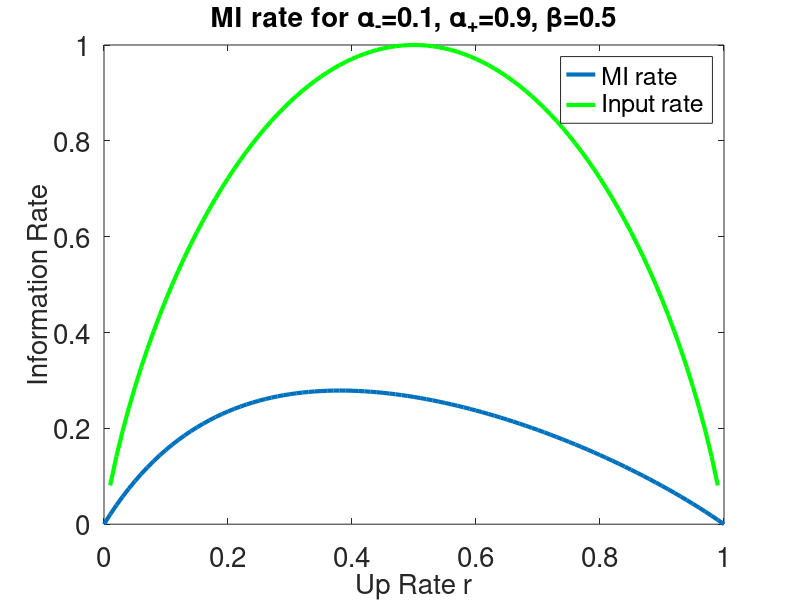
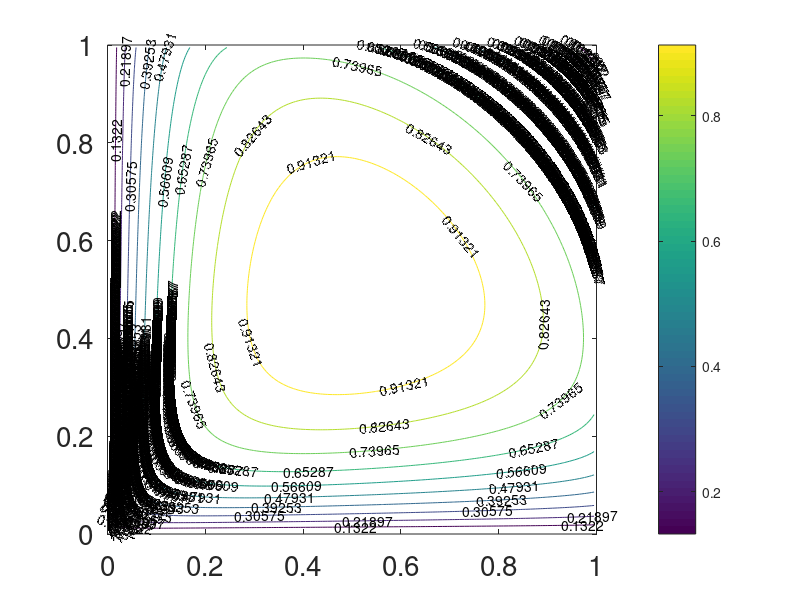

Source code (MATLAB) for these figures, in order: (Note: a time limit stopped this script after it produced the figures.)
%% Two state channel model with output Y given by (0/Unbound, 1/Bound) and
% input X given by (0/Low, 1/High).  
%
% Calculate the discrete time transition matrix, and bounds on the mutual
% information rates.  
%
% Background.  The mutual information rate is
%
% MI(X,Y) = H(X)+H(Y)-H(X,Y)
%
% We take X to be a Markov process with transition probabilities 
%
% X=0->X=1 w.pr. r (per time step)
% X=1->X=0 w.pr. s (per time step)
% 
% Therefore H(X) is a known function of r and s.
%
% The transition matrix for X is [r,1-r; s,1-s]. (Rows summing to one.)
%
% The steady state distribution for X is

px0=@(r,s)s./(r+s); % probability that X=0 (low concentration)
px1=@(r,s)r./(r+s); % probability that X=1 (high concentration)

% The binary entropy function is 

phi2=@(p)(p.*log2(1./p)+(1-p).*log2(1./(1-p))); % entropy is measured in bits

% The entropy rate of X is 

HX=@(r,s)px0(r,s).*phi2(r)+px1(r,s).*phi2(s); % standard entropy rate for 2-state Markov process

%% Check
rvec=linspace(0,1,201); % r-grid for plotting
svec=linspace(0,1,200); % s-grid for plotting
[rplot,splot]=meshgrid(rvec,svec);
HXplot=HX(rplot,splot);
figure
[c,h]=contour(rplot,splot,HXplot);
clabel(c,h);
axis equal,axis tight,axis([0 1 0 1])
colorbar
set(gca,'FontSize',20)

%% The joint process. 
% (X-index shifted by 1 to match notation in our paper, which was chosen to
% match the notation in the Berger papers.  The joint Markov process is
% then (X(t+1),Y(t))->(X(t+2),Y(t+1)).
%
% For notation we use X=0(Low) or X=1(High) and Y=0(Unbound) or Y=1(Bound).
%
% The output Y has transition probability Y(t)=0->Y(t+1)=1 that depends on
% the value of X(t+1).  We assume the transition probability
% Y(t)=1->Y(t+1)=0 is independent of X(t+1).  In the general case, we have the following.
% If X(t+1)=0 then Pr(Y(t+1)=1 | Y(t)=0) = alo, and Pr(Y(t+1)=0 | Y(t)=0) = 1-alo.
% If X(t+1)=1 then Pr(Y(t+1)=1 | Y(t)=0) = ahi, and Pr(Y(t+1)=0 | Y(t)=0) = 1-ahi.
% For all X, Pr(Y(t+1)=0 | Y(t)=1) = b, and Pr(Y(t+1)=1 | Y(t)=1) = 1-b.
%
% With this definition, the combined process Z(t)=(X(t+1),Y(t)) is a Markov
% process on four states:
% Z1=(X=0,Y=0)
% Z2=(X=0,Y=1)
% Z3=(X=1,Y=0)
% Z4=(X=1,Y=1)
%
% The transition matrix for Z is given by T (rows sum to 1)
T=@(r,s,alo,ahi,b)...
    [(1-r).*(1-alo),  (1-r).*alo,     r.*(1-alo),       r.*alo;
    (1-r).*b,           (1-r).*(1-b),  r.*b,               r.*(1-b);
    s.*(1-ahi),        s.*ahi,          (1-s).*(1-ahi), (1-s).*ahi;
    s.*b,                s.*(1-b),       (1-s).*b,         (1-s).*(1-b)];

% For future reference:
aloplot=.1; % nominal "low" binding rate
ahiplot=.9; % nominal "high" binding rate
bplot=.5; % nominal unbinding rate

% We will need the components of T one by one later.

% First Row of T:
TLU2LU=@(r,s,alo,ahi,b)(1-r).*(1-alo);
TLU2LB=@(r,s,alo,ahi,b)(1-r).*alo;
TLU2HU=@(r,s,alo,ahi,b)r.*(1-alo);
TLU2HB=@(r,s,alo,ahi,b)r.*alo;

% Second Row of T:
TLB2LU=@(r,s,alo,ahi,b)(1-r).*b;
TLB2LB=@(r,s,alo,ahi,b)(1-r).*(1-b);
TLB2HU=@(r,s,alo,ahi,b)r.*b;
TLB2HB=@(r,s,alo,ahi,b)r.*(1-b);

% Third Row of T:
THU2LU=@(r,s,alo,ahi,b)s.*(1-ahi);
THU2LB=@(r,s,alo,ahi,b)s.*ahi;
THU2HU=@(r,s,alo,ahi,b)(1-s).*(1-ahi);
THU2HB=@(r,s,alo,ahi,b)(1-s).*ahi;

% Fourth Row of T:
THB2LU=@(r,s,alo,ahi,b)s.*b;
THB2LB=@(r,s,alo,ahi,b)s.*(1-b);
THB2HU=@(r,s,alo,ahi,b)(1-s).*b;
THB2HB=@(r,s,alo,ahi,b)(1-s).*(1-b);

% To check: alternate definition of T.  It works! (2013-03-15 2:00 pm EDT)
% Now comment it out and use the original only.
%T=@(r,s,alo,ahi,b)...
%    [TLU2LU(r,s,alo,ahi,b),TLU2LB(r,s,alo,ahi,b),TLU2HU(r,s,alo,ahi,b),TLU2HB(r,s,alo,ahi,b);...
%    TLB2LU(r,s,alo,ahi,b),TLB2LB(r,s,alo,ahi,b),TLB2HU(r,s,alo,ahi,b),TLB2HB(r,s,alo,ahi,b);...
%    THU2LU(r,s,alo,ahi,b),THU2LB(r,s,alo,ahi,b),THU2HU(r,s,alo,ahi,b),THU2HB(r,s,alo,ahi,b);...
%    THB2LU(r,s,alo,ahi,b),THB2LB(r,s,alo,ahi,b),THB2HU(r,s,alo,ahi,b),THB2HB(r,s,alo,ahi,b)];

%% The stationary distribution for Z is given by

abar=@(r,s,alo,ahi)(r*ahi + s*alo)./(r + s); % average of "a" over input ensemble
lambda=@(r,s)1-(r+s); % eigenvalue for convergence rate of 2 state Markov input process
% make sure r and s can be arrays, for plotting
% ZZ is the normalization constant for the stationary probability
% distribution.
ZZ=@(r,s,alo,ahi,b)...
   b*s.*(1-lambda(r,s)+(ahi+b)*lambda(r,s))+...
    s.*(lambda(r,s)*alo*(ahi+b)+(r+s).*abar(r,s,alo,ahi))+...
    b*r.*(1-lambda(r,s)+(alo+b)*lambda(r,s))+...
    r.*(lambda(r,s)*ahi*(alo+b)+(r+s).*abar(r,s,alo,ahi));

pxy00=@(r,s,alo,ahi,b)b*s.*(1-lambda(r,s)+(ahi+b)*lambda(r,s))./ZZ(r,s,alo,ahi,b);
pxy01=@(r,s,alo,ahi,b)s.*(lambda(r,s)*alo*(ahi+b)+(r+s).*abar(r,s,alo,ahi))./ZZ(r,s,alo,ahi,b);
pxy10=@(r,s,alo,ahi,b)b*r.*(1-lambda(r,s)+(alo+b)*lambda(r,s))./ZZ(r,s,alo,ahi,b);
pxy11=@(r,s,alo,ahi,b)r.*(lambda(r,s).*ahi*(alo+b)+(r+s).*abar(r,s,alo,ahi))./ZZ(r,s,alo,ahi,b);

%% test stationary distribution
commandwindow
disp('Yowza!')
for j=1:5
    r=rand;s=rand;alo=rand;ahi=rand;b=rand;
    pxy=[pxy00(r,s,alo,ahi,b),pxy01(r,s,alo,ahi,b),pxy10(r,s,alo,ahi,b),pxy11(r,s,alo,ahi,b)];
    disp(sum(pxy))
    disp([pxy;pxy*T(r,s,alo,ahi,b)]); % should be 1 and identical)
    pause(1)
end
clear pxy r s alo ahi b
% OK, at long last it works!  2013-03-15, 11:30 am EDT

%% Entropy rate of (X,Y) together 
% In the paper's notation, this is the entropy of the process
% Z(t)=(X(t+1),Y(t)).  

% We will need the entropy of a four-component distribution.  The
% quaternary entropy function is (in bits)

phi4=@(p1,p2,p3,p4)...
    (p1.*log2(1./p1)+p2.*log2(1./p2)+p3.*log2(1./p3)+p4.*log2(1./p4)); 

HXY=@(r,s,alo,ahi,b)...
    pxy00(r,s,alo,ahi,b).*...
    phi4(TLU2LU(r,s,alo,ahi,b),TLU2LB(r,s,alo,ahi,b),TLU2HU(r,s,alo,ahi,b),TLU2HB(r,s,alo,ahi,b))...
    +...
    pxy01(r,s,alo,ahi,b).*...
    phi4(TLB2LU(r,s,alo,ahi,b),TLB2LB(r,s,alo,ahi,b),TLB2HU(r,s,alo,ahi,b),TLB2HB(r,s,alo,ahi,b))...
    +...
    pxy10(r,s,alo,ahi,b).*...
    phi4(THU2LU(r,s,alo,ahi,b),THU2LB(r,s,alo,ahi,b),THU2HU(r,s,alo,ahi,b),THU2HB(r,s,alo,ahi,b))...
    +...
    pxy11(r,s,alo,ahi,b).*...
    phi4(THB2LU(r,s,alo,ahi,b),THB2LB(r,s,alo,ahi,b),THB2HU(r,s,alo,ahi,b),THB2HB(r,s,alo,ahi,b));

%   Entries of "T": each row is a probability distribution of destinations.        
%   [TLU2LU(r,s,alo,ahi,b),TLU2LB(r,s,alo,ahi,b),TLU2HU(r,s,alo,ahi,b),TLU2HB(r,s,alo,ahi,b);...
%   TLB2LU(r,s,alo,ahi,b),TLB2LB(r,s,alo,ahi,b),TLB2HU(r,s,alo,ahi,b),TLB2HB(r,s,alo,ahi,b);...
%   THU2LU(r,s,alo,ahi,b),THU2LB(r,s,alo,ahi,b),THU2HU(r,s,alo,ahi,b),THU2HB(r,s,alo,ahi,b);...
%   THB2LU(r,s,alo,ahi,b),THB2LB(r,s,alo,ahi,b),THB2HU(r,s,alo,ahi,b),THB2HB(r,s,alo,ahi,b)];

%% plot HXY

HXYplot=HXY(rplot,splot,aloplot,ahiplot,bplot);
figure
[c,h]=contour(rplot,splot,HXYplot);
clabel(c,h);
axis equal,axis tight,axis([0 1 0 1])
colorbar
set(gca,'FontSize',20)
title('Joint Entropy Rate H(X,Y)','FontSize',20)

% Checks out.  Had to replace "*" with ".*" for r, s products to work
% properly.  PJT 2013-03-15 2:30 p.m.

%% The Mutual information is MI=H(X)+H(Y)-H(X,Y)
% Since H(Y)>=0, MI >=H(X)-H(X,Y) gives the simplest lower bound. Plot this
% lower bound "0"
MILB0=@(r,s,alo,ahi,b) HX(r,s)-HXY(r,s,alo,ahi,b);
MILB0plot=MILB0(rplot,splot,aloplot,ahiplot,bplot);
figure
[c,h]=contour(rplot,splot,MILB0plot);
clabel(c,h);
axis equal,axis tight,axis([0 1 0 1])
colorbar
set(gca,'FontSize',20)
title('Lower Bound 0: H(X)-H(X,Y)','FontSize',20)

%% Entropy of Y (single trial)
py0=@(r,s,alo,ahi,b)pxy00(r,s,alo,ahi,b)+pxy10(r,s,alo,ahi,b);
py1=@(r,s,alo,ahi,b)pxy01(r,s,alo,ahi,b)+pxy11(r,s,alo,ahi,b);
HY=@(r,s,alo,ahi,b)phi2(py0(r,s,alo,ahi,b));
HYcheck=@(r,s,alo,ahi,b)phi2(py1(r,s,alo,ahi,b)); % should be same as HY.

%Check construction
r=rand(1,5);s=rand(1,5);alo=rand;ahi=rand;b=rand;
commandwindow
disp([HY(r,s,alo,ahi,b);HYcheck(r,s,alo,ahi,b)])
clear r s alo ahi b

% plot HY
HYplot=HY(rplot,splot,aloplot,ahiplot,bplot);
figure
[c,h]=contour(rplot,splot,HYplot);
clabel(c,h);
axis equal,axis tight,axis([0 1 0 1])
colorbar
set(gca,'FontSize',20)
shg

% Looks OK (2014-04-06)

%% See Capacity2StateMarkov2.m, picking up from this point, with more compact notation!
% 2014-04-06

%% Calculate HYgX=H[Y_{t+1}|X_{t+1}]
% conditional probabilities
% Notation:
% Pr[Y_{t+1}=U|X_{t+1}=L], for example, is represented by this variable:
% pytp1eugxtp1el, and so on. Cumbersome, but unambiguous!
% First need these joint probabilities (see Table 4 of
% Capacity2StateMarkov) of Pr[X_{t+1},Y_{t+1}]
pxtp1elaytp1eu=@(r,s,alo,ahi,b)(1-alo)*pxy00(r,s,alo,ahi,b)+b*pxy01(r,s,alo,ahi,b);
pxtp1elaytp1eb=@(r,s,alo,ahi,b)alo*pxy00(r,s,alo,ahi,b)+(1-b)*pxy01(r,s,alo,ahi,b);
pxtp1ehaytp1eu=@(r,s,alo,ahi,b)(1-ahi)*pxy10(r,s,alo,ahi,b)+b*pxy11(r,s,alo,ahi,b);
pxtp1ehaytp1eb=@(r,s,alo,ahi,b)ahi*pxy10(r,s,alo,ahi,b)+(1-b)*pxy11(r,s,alo,ahi,b);
% Conditional probabilities from Bayes' formula
pytp1eugxtp1el=@(r,s,alo,ahi,b)pxtp1elaytp1eu(r,s,alo,ahi,b)./...
    (pxtp1elaytp1eu(r,s,alo,ahi,b)+pxtp1elaytp1eb(r,s,alo,ahi,b));
pytp1eugxtp1eh=@(r,s,alo,ahi,b)pxtp1ehaytp1eu(r,s,alo,ahi,b)./...
    (pxtp1ehaytp1eu(r,s,alo,ahi,b)+pxtp1ehaytp1eb(r,s,alo,ahi,b));
% Now the conditional entropy
HYgX=@(r,s,alo,ahi,b)...
    phi2(pytp1eugxtp1el(r,s,alo,ahi,b)).*px0(r,s)+...
    phi2(pytp1eugxtp1eh(r,s,alo,ahi,b)).*px1(r,s);

%% Calculate HYgYX=H[Y_{t+1}|X_{t+1},Y_t]
% from p. 22 of Capacity2StateMarkov.pdf
HYgYX=@(r,s,alo,ahi,b)...
    phi2(alo)*pxy00(r,s,alo,ahi,b)+...
    phi2(ahi)*pxy10(r,s,alo,ahi,b)+...
    phi2(b)*(pxy01(r,s,alo,ahi,b)+pxy11(r,s,alo,ahi,b));

HYgYXplot=HYgYX(rplot,splot,aloplot,ahiplot,bplot);

%% Calculate HYgYYX=H[Y_{t+2}|X_{t+1},Y_t,Y_{t+1}]
% which is the same thing as H[Y_{t+2}|X_{t+1},Y_{t+1}} since Y_{t+2} is
% independent of Y_t, given Y_{t+1} and X_{t+1}.
HYgYYX=@(r,s,alo,ahi,b)...
    (pxy00(r,s,alo,ahi,b)*(1-alo)+pxy01(r,s,alo,ahi,b)*b).*phi2((1-r)*alo+r*ahi)+...
    (pxy00(r,s,alo,ahi,b)*alo+pxy01(r,s,alo,ahi,b)*(1-b)).*phi2(b)+...
    (pxy10(r,s,alo,ahi,b)*(1-ahi)+pxy11(r,s,alo,ahi,b)*b).*phi2(s*alo+(1-s)*ahi)+...
    (pxy10(r,s,alo,ahi,b)*ahi+pxy11(r,s,alo,ahi,b)*(1-b)).*phi2(1-b);

%% MI Approximations

MIY=@(r,s,alo,ahi,b)HX(r,s)-HXY(r,s,alo,ahi,b)+HY(r,s,alo,ahi,b);
MIYgX=@(r,s,alo,ahi,b)HX(r,s)-HXY(r,s,alo,ahi,b)+HYgX(r,s,alo,ahi,b);
MIYgYX=@(r,s,alo,ahi,b)HX(r,s)-HXY(r,s,alo,ahi,b)+HYgYX(r,s,alo,ahi,b);
MIYgYYX=@(r,s,alo,ahi,b)HX(r,s)-HXY(r,s,alo,ahi,b)+HYgYYX(r,s,alo,ahi,b);

%% Plot MI Approximations
MIYplot=MIY(rplot,splot,aloplot,ahiplot,bplot);
MIYgXplot=MIYgX(rplot,splot,aloplot,ahiplot,bplot);
MIYgYXplot=MIYgYX(rplot,splot,aloplot,ahiplot,bplot);
MIYgYYXplot=MIYgYYX(rplot,splot,aloplot,ahiplot,bplot);

figure
surf(rplot,splot,MIYplot); shading flat
text(.5,.999,MIY(.5,1,aloplot,ahiplot,bplot),'MIY','FontSize',20)
hold on
surf(rplot,splot,MIYgYYXplot); shading flat
text(.5,.999,MIYgYYX(.5,1,aloplot,ahiplot,bplot),'MIYgYYX')
surf(rplot,splot,MIYgYXplot); shading flat
text(.5,.999,MIYgYX(.5,1,aloplot,ahiplot,bplot),'MIYgYX')
surf(rplot,splot,MIYgXplot); shading flat
text(.5,.999,MIYgX(.5,1,aloplot,ahiplot,bplot),'MIYgX')

set(gca,'FontSize',20)
xlabel('r','FontSize',20),ylabel('s','FontSize',20)
view([160,20])
rotate3d on
shg
%print -dpdf MIapprox_layers

%% Result from the 2013 ISIT submission.
% Andrew Eckford (using results from Chen and Berger, and Berger and Ying)
% showed that the capacity is 

C_Eckford=@(r,s,alo,ahi,b) ...
    (phi2(ahi*px1(r,s)+alo*px0(r,s))...
    -px1(r,s).*phi2(ahi)...
    -px0(r,s).*phi2(alo))./...
    (1+(ahi*px1(r,s)+alo*px0(r,s))./b);

%This result holds when the input is IID, i.e. when r+s=1, only.  The
%commented out material below plots the expression in the entire (r,s)
%plane.  Instead, let's compare C_Eckford with the entropy rate for the
%input (which should be an upper bound) along the line s=1-r.

figure
rplot1=0:.01:1;
splot1=1-rplot1;
plot(rplot1,C_Eckford(rplot1,splot1,aloplot,ahiplot,bplot),'LineWidth',3)
hold on
plot(rplot1,HX(rplot1,splot1),'g-','LineWidth',3) 
set(gca,'FontSize',20)
xlabel('Up Rate r','FontSize',20)
ylabel('Information Rate','FontSize',20)
legend('MI rate','Input rate')
title('MI rate for \alpha_-=0.1, \alpha_+=0.9, \beta=0.5','FontSize',20)
set(gcf,'PaperOrientation','landscape')
print -dpdf C_ISIT2013.pdf
shg

% figure
% 
% subplot(2,2,1);Cap_plot=C_Eckford(rplot,splot,aloplot,ahiplot,bplot);
% [c2,h2]=contour(rplot,splot,Cap_plot);title('\alpha_-=0.1,\alpha_+=0.9,\beta=0.5','FontSize',20)
% clabel(c2,h2);axis equal,axis tight,axis([0 1 0 1]);colorbar;set(gca,'FontSize',20);shg
% xlabel('r','FontSize',20),ylabel('s','FontSize',20)
% 
% subplot(2,2,2);Cap_plot=C_Eckford(rplot,splot,.1,.9,.9);
% [c3,h3]=contour(rplot,splot,Cap_plot);title('\alpha_-=0.1,\alpha_+=0.9,\beta=0.9','FontSize',20)
% clabel(c3,h3);axis equal,axis tight,axis([0 1 0 1]);colorbar;set(gca,'FontSize',20);shg
% xlabel('r','FontSize',20),ylabel('s','FontSize',20)
% 
% subplot(2,2,3);Cap_plot=C_Eckford(rplot,splot,.01,.99,.5);
% [c4,h4]=contour(rplot,splot,Cap_plot);title('\alpha_-=0.01,\alpha_+=0.99,\beta=0.5','FontSize',20)
% clabel(c4,h4);axis equal,axis tight,axis([0 1 0 1]);colorbar;set(gca,'FontSize',20);shg
% xlabel('r','FontSize',20),ylabel('s','FontSize',20)
% 
% subplot(2,2,4);Cap_plot=C_Eckford(rplot,splot,.01,.99,.99);
% [c5,h5]=contour(rplot,splot,Cap_plot);title('\alpha_-=0.01,\alpha_+=0.99,\beta=0.99','FontSize',20)
% clabel(c5,h5);axis equal,axis tight,axis([0 1 0 1]);colorbar;set(gca,'FontSize',20);shg
% xlabel('r','FontSize',20),ylabel('s','FontSize',20)
% 
% set(gcf,'PaperOrientation','landscape')
% print -dpdf C_ISIT2013.pdf
% 
% %% same thing, zoomed in
% 
% figure
% 
% subplot(2,2,1);Cap_plot=C_Eckford(rplot,splot,aloplot,ahiplot,bplot);
% [c2,h2]=contour(rplot,splot,Cap_plot);title('\alpha_-=0.1,\alpha_+=0.9,\beta=0.5','FontSize',20)
% clabel(c2,h2);axis equal,axis tight,axis([0 1 0 1]);colorbar;set(gca,'FontSize',20);shg
% xlabel('r','FontSize',20),ylabel('s','FontSize',20)
% axis([0 .1 0 .1])
% 
% subplot(2,2,2);Cap_plot=C_Eckford(rplot,splot,.1,.9,.9);
% [c3,h3]=contour(rplot,splot,Cap_plot);title('\alpha_-=0.1,\alpha_+=0.9,\beta=0.9','FontSize',20)
% clabel(c3,h3);axis equal,axis tight,axis([0 1 0 1]);colorbar;set(gca,'FontSize',20);shg
% xlabel('r','FontSize',20),ylabel('s','FontSize',20)
% axis([0 .1 0 .1])
% 
% subplot(2,2,3);Cap_plot=C_Eckford(rplot,splot,.01,.99,.5);
% [c4,h4]=contour(rplot,splot,Cap_plot);title('\alpha_-=0.01,\alpha_+=0.99,\beta=0.5','FontSize',20)
% clabel(c4,h4);axis equal,axis tight,axis([0 1 0 1]);colorbar;set(gca,'FontSize',20);shg
% xlabel('r','FontSize',20),ylabel('s','FontSize',20)
% axis([0 .1 0 .1])
% 
% subplot(2,2,4);Cap_plot=C_Eckford(rplot,splot,.01,.99,.99);
% [c5,h5]=contour(rplot,splot,Cap_plot);title('\alpha_-=0.01,\alpha_+=0.99,\beta=0.99','FontSize',20)
% clabel(c5,h5);axis equal,axis tight,axis([0 1 0 1]);colorbar;set(gca,'FontSize',20);shg
% xlabel('r','FontSize',20),ylabel('s','FontSize',20)
% axis([0 .1 0 .1])

%% 
